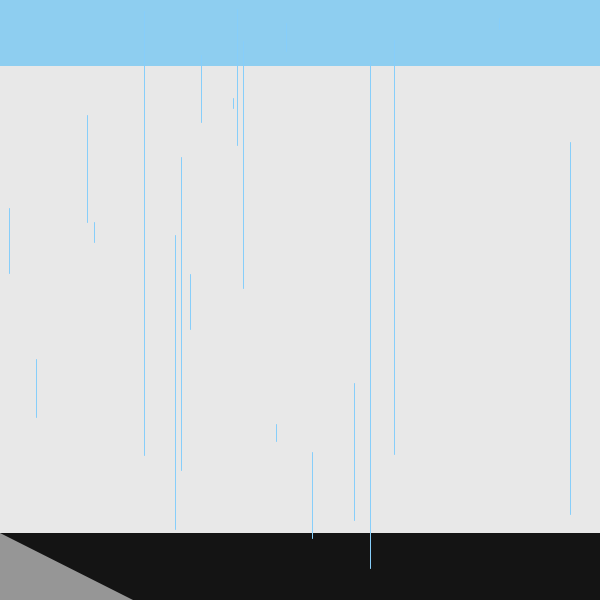
Frame 1 (no input)
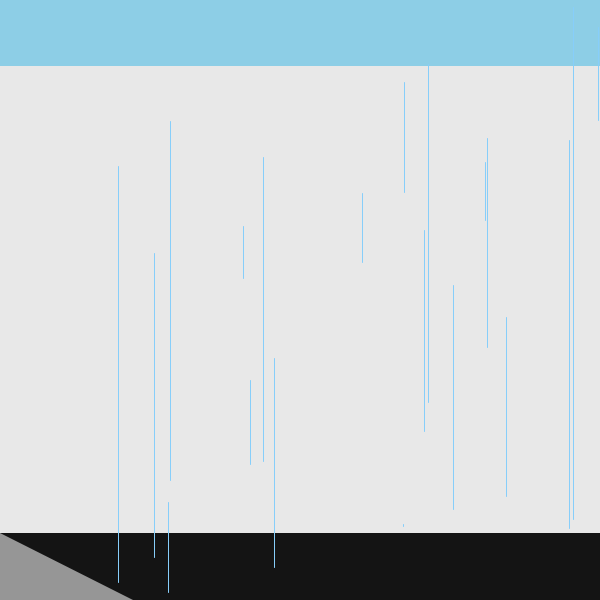
Frame 60 (the mouse pressed at the canvas centre just before this capture)
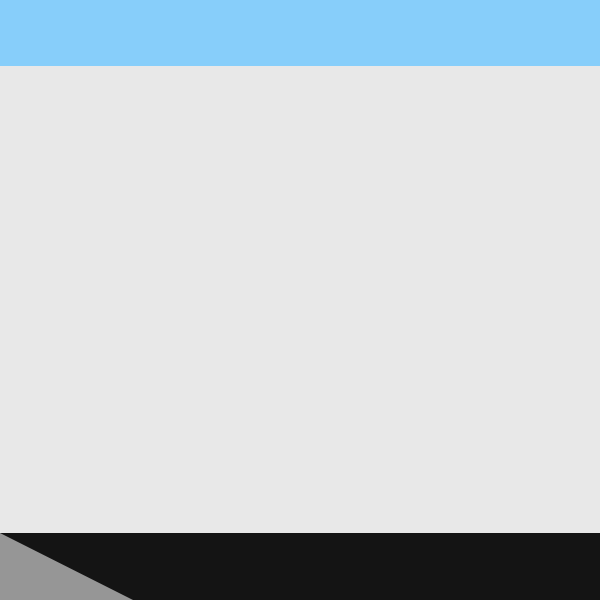
Frame 120 (the mouse held since frame 60 and released just before this capture)

The Processing sketch that drew these frames (run headless with seeded random() and noise(); from frame 60 on, the mouse is pressed at the canvas centre):

// Processing sketch: processing_163140
// ── processing_163140.pde

void setup()
{
  size(600,600);
  frameRate(4);
}

void draw()//concrete rain
{
  background(232);
  noStroke();
  fill(135,206,250);
  rect(0,0,width,height/9);
    fill(20);
    rect(0,8*width/9, width, height);
    fill(150);
    triangle(0,8*width/9, 0,height, 2*width/9, height);
  if(mousePressed){
    
    
    
  }
  else{
  
  fill(random(110,160),206,random(230,270));
  rect(0,0,width,height/9);
    
   stroke(135,206,250);
  for (float z=0; z< height; z+=30){
    float rainX1 = random(0, width);
    float rainY2 = random(0, height);
    float rainX2 = random(0, width);
    line(rainX1, rainX2, rainX1, rainY2);
    }
    
    
  }
}
  
